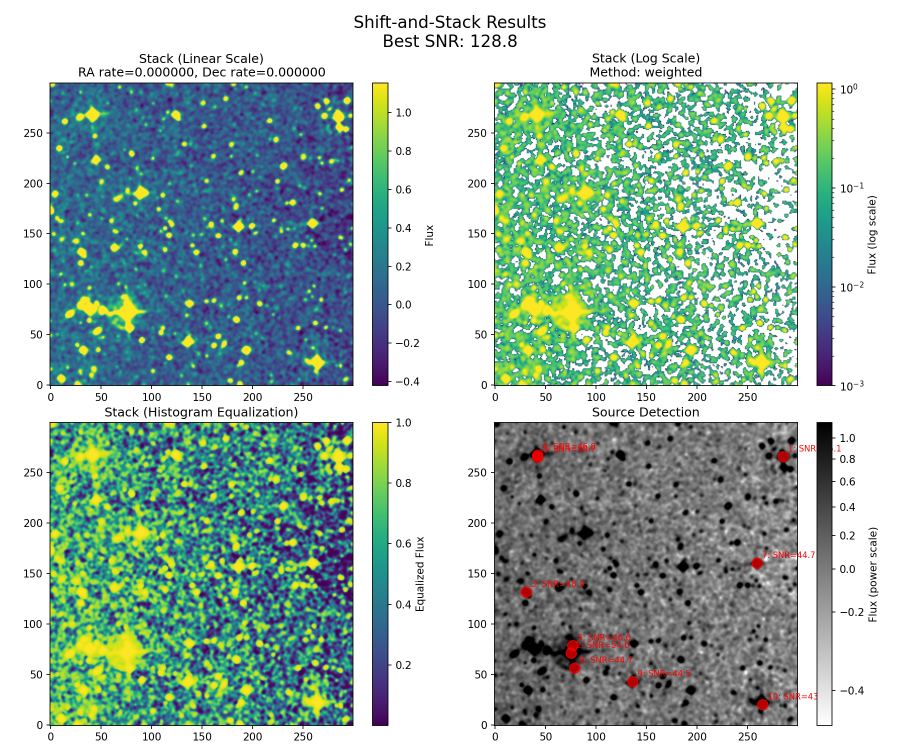
#> input picture pretty_pictures/DSS_best_stack.png, 1800 x 1500 px (shown at 1/2 size)
$ python -i fits_shift_n_stack.py   (imports and definitions only)
#> lines starting #> are read from the running program, lines starting #| are printed output that depends on the picture
#> further down, picture is the input picture: shape (1500, 1800, 3); mean B, G, R 175.9, 184.8, 162.8
#!/usr/bin/env python
"""
Advanced Shift-and-Stack Processor for Planet Nine Detection

This script implements an advanced shift-and-stack algorithm to search for the
Planet Nine candidate in the downloaded WISE and other infrared data.

This version includes fixes for:
1. Missing observation years in the FITS files
2. NumPy array boolean evaluation error
3. Enhanced error handling throughout

Usage:
  python shift_stack_p9.py [--data-dir DATA_DIR] [--output-dir OUTPUT_DIR] [--rate-range RANGE]

Options:
  --data-dir DIR       Directory containing downloaded data [default: p9_data]
  --output-dir DIR     Directory to store results [default: p9_results]
  --rate-range RANGE   Range factor to search around predicted rates [default: 0.2]
  --default-year YEAR  Default observation year to use if missing [default: 2010]
"""

import os
import sys
import glob
import argparse
import time
import json
import warnings
import re
from datetime import datetime
from pathlib import Path
from itertools import product

import numpy as np
import matplotlib.pyplot as plt
from matplotlib.colors import LogNorm, PowerNorm
from matplotlib.patches import Circle
from astropy.io import fits
from astropy.wcs import WCS
from astropy.coordinates import SkyCoord
import astropy.units as u
from astropy.time import Time
from astropy.stats import sigma_clipped_stats, SigmaClip, gaussian_fwhm_to_sigma
from astropy.visualization import (ZScaleInterval, ImageNormalize,
                                  MinMaxInterval, SqrtStretch,
                                  AsinhStretch, LogStretch)
from astropy.convolution import Gaussian2DKernel, convolve
from photutils.detection import DAOStarFinder, find_peaks
from photutils.segmentation import detect_sources
from scipy.ndimage import median_filter, gaussian_filter, shift
from scipy.signal import correlate2d
from skimage import exposure, transform, filters, feature
from skimage.feature import peak_local_max
import cv2 # OpenCV for additional image processing
import scipy.ndimage  # Ensure this is imported for the map_coordinates function

# Suppress warning messages
# [1 line not run here, left out]

# Set up argument parser
parser = argparse.ArgumentParser(description='Shift-and-stack analysis for Planet Nine search')
# [6 lines not run here, left out]

# Enable debug mode
DEBUG = True  # Force debug mode on

# Constants - the known motion of Planet Nine from IRAS to AKARI observations
# These rates are critical for the shift-and-stack method
P9_RA_RATE = -0.024216  # deg/year
P9_DEC_RATE = -0.030478  # deg/year
P9_ANGULAR_VELOCITY = 2.06  # arcmin/year

# Reference positions
P9_IRAS_POSITION = {"ra": 35.74075, "dec": -48.5125, "year": 1983}
P9_AKARI_POSITION = {"ra": 35.18379, "dec": -49.2135, "year": 2006}
P9_PREDICTED_2025 = {"ra": 34.72369, "dec": -49.79259, "year": 2025}

# Default observation year if missing from metadata
# [1 line that did not run here, left out]

# Create output directories
# [1 line not run here, left out]
# [1 line that did not run here, left out]
# [1 line that did not run here, left out]
# [1 line that did not run here, left out]
# [1 line that did not run here, left out]
# [4 lines not run here, left out]

# Initialize analysis log
# [19 lines that did not run here, left out]

def debug_print(*args, **kwargs):
    """Debug print function that only prints if DEBUG is True."""
    if DEBUG:
        print("[DEBUG]", *args, **kwargs)

def debug_save_array(arr, name, metadata=None):
    """Save an array to a FITS file for debugging."""
    if DEBUG and arr is not None:
        try:
            debug_file = os.path.join(debug_dir, f"{name}.fits")
            hdu = fits.PrimaryHDU(arr)
            if metadata:
                for key, value in metadata.items():
                    hdu.header[key] = value
            hdu.writeto(debug_file, overwrite=True)
            debug_print(f"Saved debug array to {debug_file}")
        except Exception as e:
            print(f"Error saving debug array {name}: {e}")

# [7 lines not run here, left out]

# Function to load all FITS files from a directory recursively
# [261 lines left out: functions find_fits_files, extract_year_from_filename, extract_fits_metadata, load_fits_data, not called in this run]

# Function to preprocess an image for shift-and-stack
def preprocess_image(data, header=None, apply_filters=True):
    """Preprocess an image for shift-and-stack."""
#> called with apply_filters = True
    if data is None:
        return None

    # Make a copy to avoid modifying the original
    img = data.copy()

    # Replace NaNs with zeros
    img = np.nan_to_num(img, nan=0.0)

    # Make sure the image is float type
    if img.dtype != np.float32 and img.dtype != np.float64:
        img = img.astype(np.float32)

    # Apply sigma clipping to remove outliers - FIXED
    mean, median, std = sigma_clipped_stats(img, sigma=3, maxiters=5)
#> mean = 174.5; median = 190; std = 82.83

    debug_print(f"Image stats: mean={mean:.2f}, median={median:.2f}, std={std:.2f}")

    # Check if the standard deviation is reasonable
    if std <= 0 or not np.isfinite(std):
        debug_print("Warning: Invalid standard deviation, using robust alternative")
        # Use a more robust method to estimate background deviation
        sorted_img = np.sort(img.flatten())
        n = len(sorted_img)

        # Use interquartile range for robustness
        q1_idx = int(n * 0.25)
        q3_idx = int(n * 0.75)
        q1 = sorted_img[q1_idx]
        q3 = sorted_img[q3_idx]
        iqr = q3 - q1

        # Estimate standard deviation from IQR
        std = iqr / 1.349  # Standard conversion factor

        # If still invalid, use a simple percentile spread
        if std <= 0 or not np.isfinite(std):
            p10 = sorted_img[int(n * 0.1)]
            p90 = sorted_img[int(n * 0.9)]
            std = (p90 - p10) / (2 * 1.28)  # Rough approximation

        median = sorted_img[int(n * 0.5)]
        debug_print(f"Revised stats: median={median:.2f}, std={std:.2f}")

    # Normalize the image
    if std > 0:
        img_norm = (img - median) / std
    else:
        img_norm = img - median

    # Debug: save normalized image
    if DEBUG:
        debug_save_array(img_norm, f"normalized_{np.random.randint(10000)}")

    # Apply filtering if requested
    if apply_filters:
        # Try different filters to enhance faint signals
        img_filtered = median_filter(img_norm, size=3)
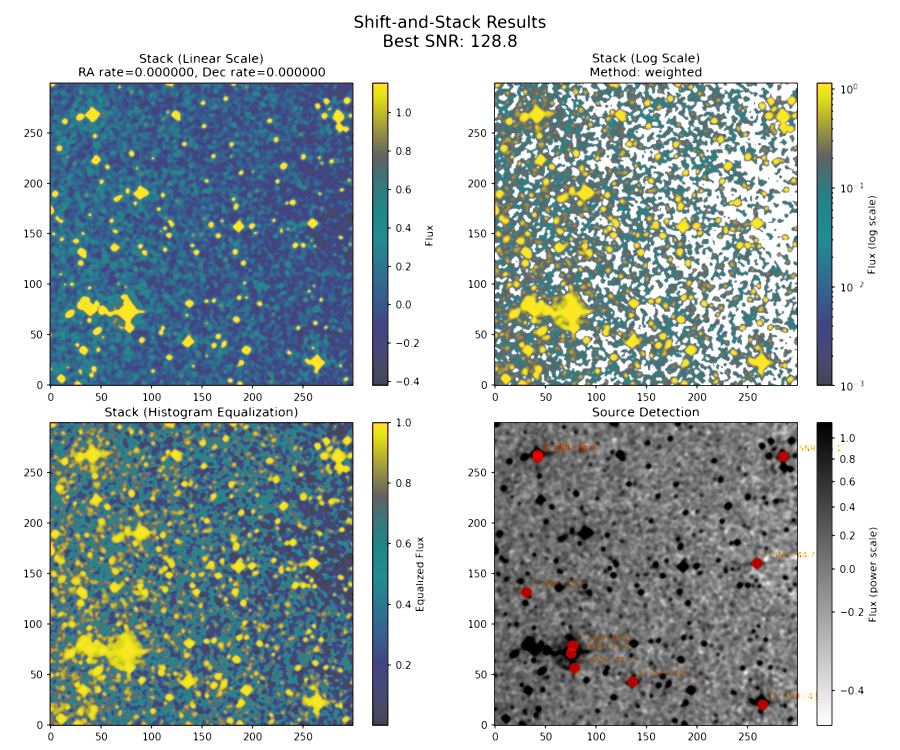
#> img_filtered: shape (1500, 1800, 3) float32 (shown at 1/2 size); mean B, G, R -0.154, -0.156, -0.289; drawn with min black and max white
        img_filtered = gaussian_filter(img_filtered, sigma=1.0)
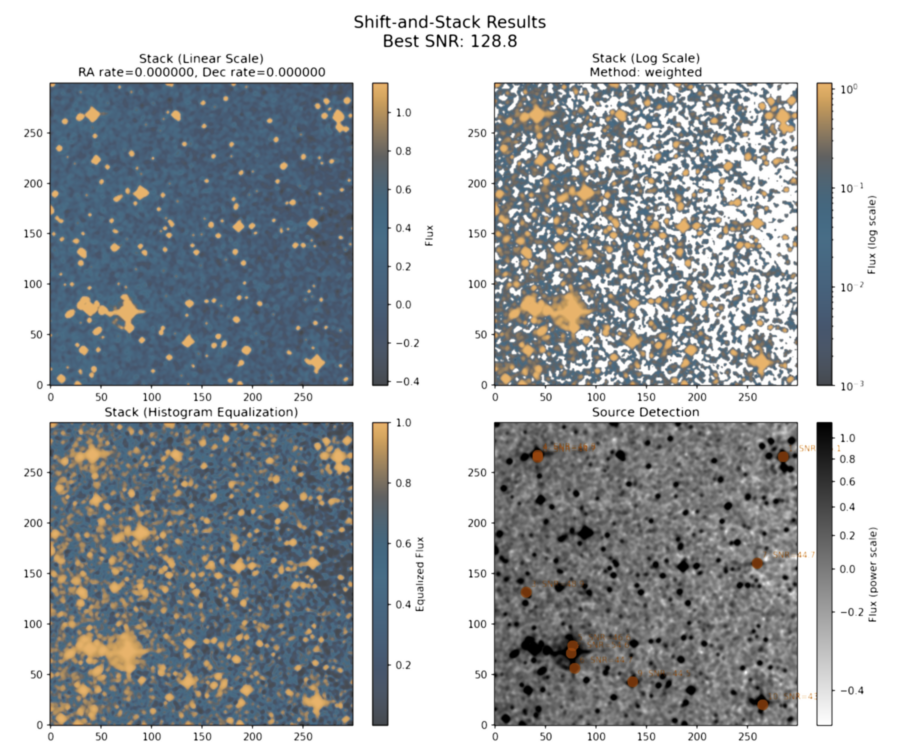
#> img_filtered: shape (1500, 1800, 3) float32 (shown at 1/2 size); mean B, G, R -0.163, -0.194, -0.241; drawn with min black and max white
    else:
        img_filtered = img_norm

    # Debug: save filtered image
    if DEBUG:
        debug_save_array(img_filtered, f"filtered_{np.random.randint(10000)}")

    # Scale to [0, 1] range for easier visualization
    if np.max(img_filtered) > np.min(img_filtered):
        img_scaled = (img_filtered - np.min(img_filtered)) / (np.max(img_filtered) - np.min(img_filtered))
    else:
        img_scaled = img_filtered

    # Apply additional contrast enhancement to bring out faint features
    img_enhanced = exposure.equalize_hist(img_scaled)
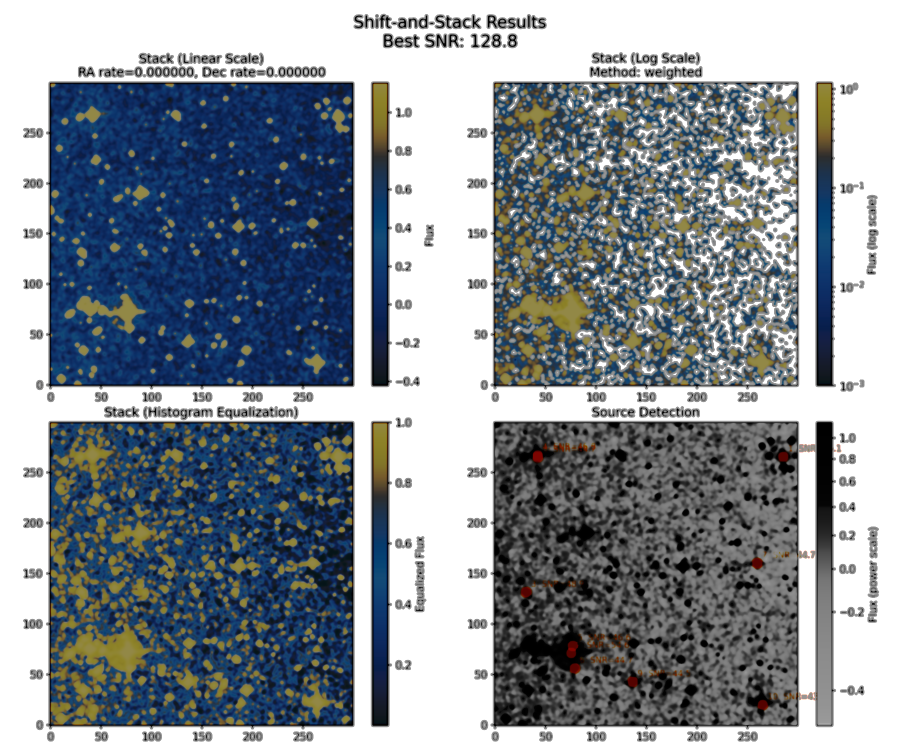
#> img_enhanced: shape (1500, 1800, 3) float32 (shown at 1/2 size); mean B, G, R 0.605, 0.577, 0.55

    # Create result with different preprocessing levels
    result = {
        'original': img,
        'normalized': img_norm,
        'filtered': img_filtered,
        'scaled': img_scaled,
        'enhanced': img_enhanced,
        'stats': {
            'mean': mean,
            'median': median,
            'std': std
        }
    }

    return result

# Function to calculate expected shift for a target
# [643 lines left out: functions calculate_shift, apply_shift, shift_and_stack, detect_sources_in_stack, visualize_stack, process_shift_and_stack, not called in this run]

# Run the main function
# [2 lines not run here, left out]

>>> import cv2
>>> picture = cv2.imread('../pretty_pictures/DSS_best_stack.png')
>>> result = preprocess_image(picture)
#> result = 6 items

$ run again, on pretty_pictures/WISE_3.4_best_stack.png
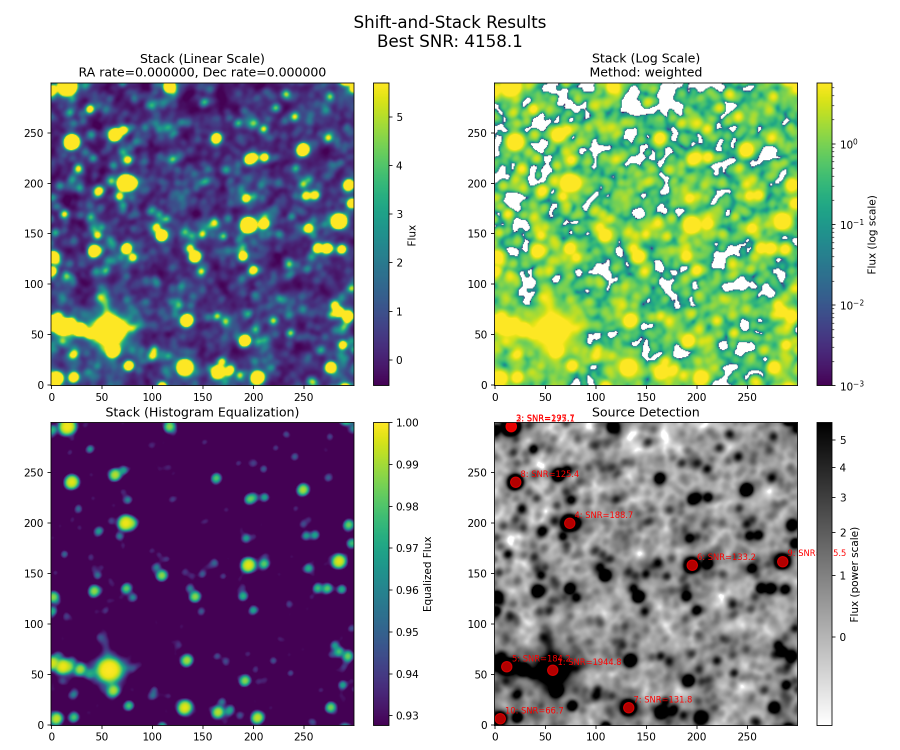
#> input picture pretty_pictures/WISE_3.4_best_stack.png, 1800 x 1500 px (shown at 1/2 size)
#> picture is the input picture: shape (1500, 1800, 3); mean B, G, R 167.4, 167.4, 163.5
#> mean = 166.1; median = 177; std = 89.69
#> in preprocess_image, `img_filtered = gaussian_filter(img_filtered, sigma=1.0)`:
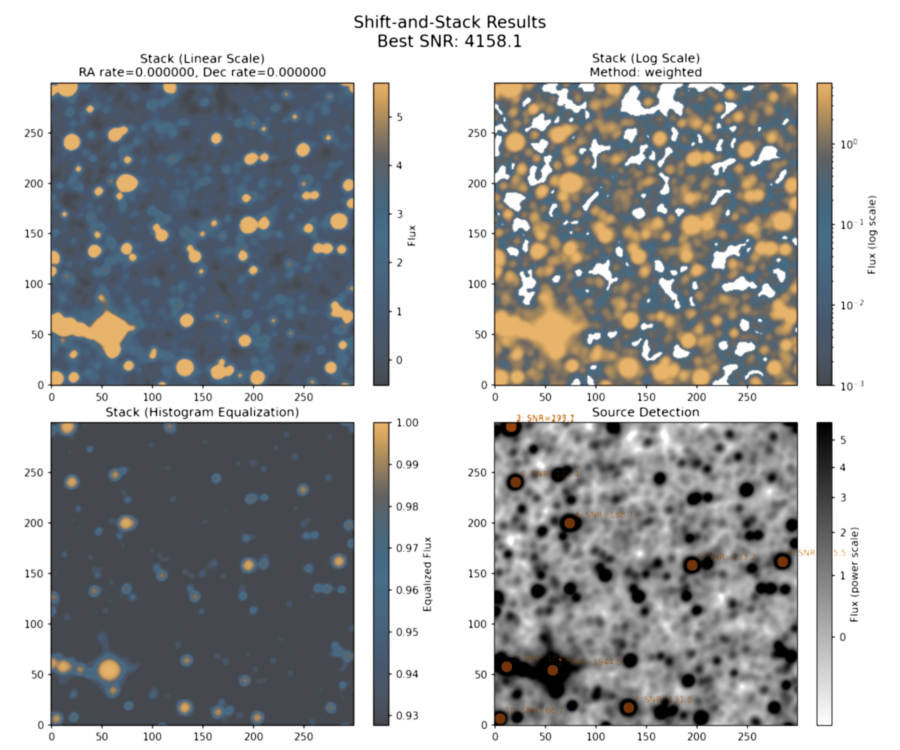
#> img_filtered: shape (1500, 1800, 3) float32 (shown at 1/2 size); mean B, G, R -0.0967, -0.104, -0.119; drawn with min black and max white
#> in preprocess_image, `img_enhanced = exposure.equalize_hist(img_scaled)`:
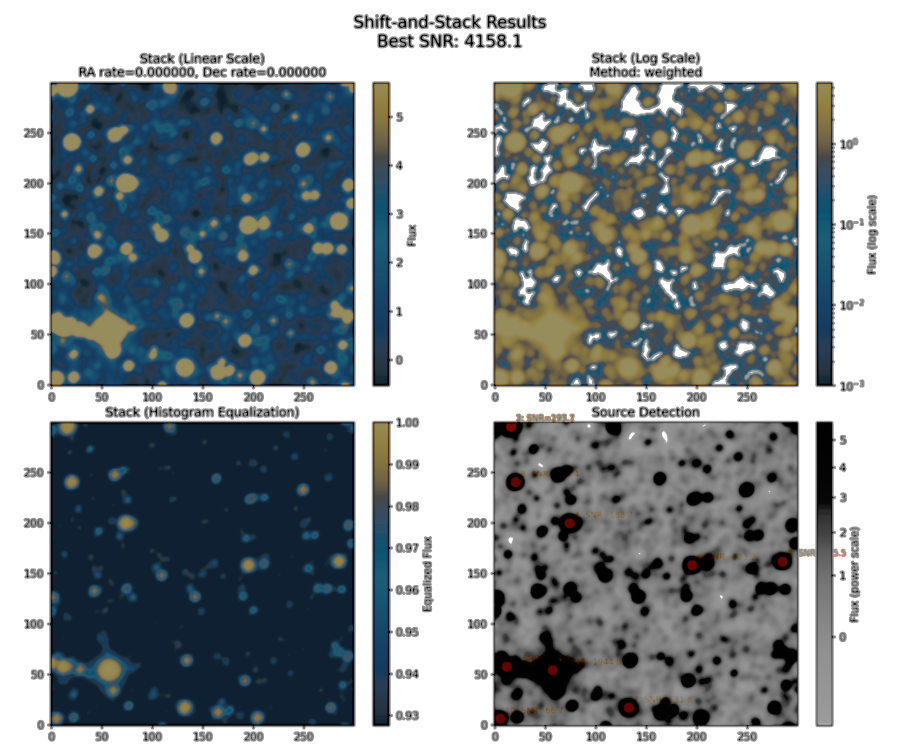
#> img_enhanced: shape (1500, 1800, 3) float32 (shown at 1/2 size); mean B, G, R 0.598, 0.58, 0.547
#> result = 6 items
